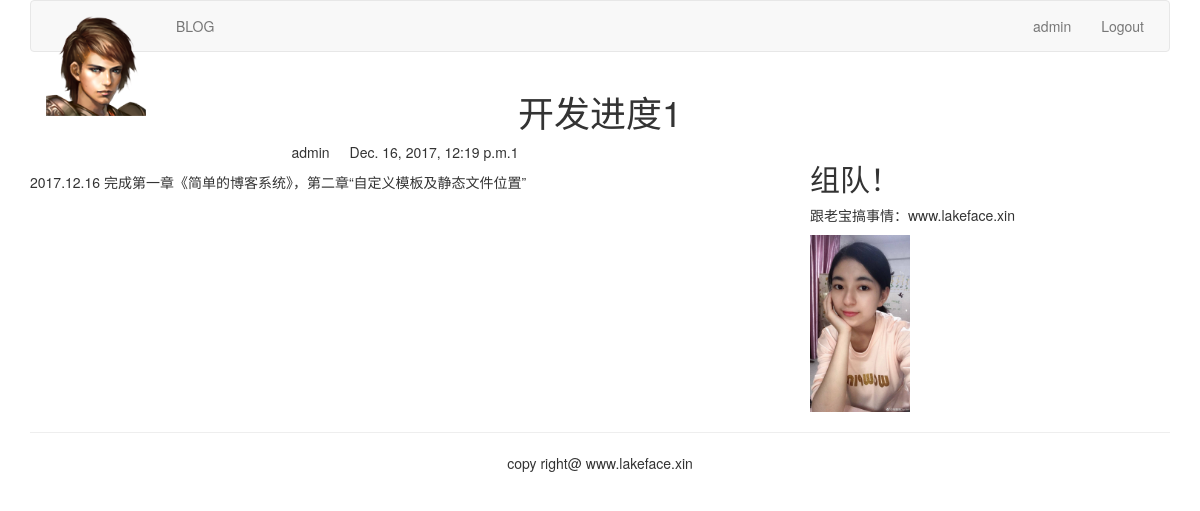
Page /blog/2/ (signed in) on the committed database.
### blog/models.py (models this page shows, shortened)
class BlogArticles(models.Model):
    title = models.CharField(max_length=300)
    author = models.ForeignKey(User, related_name='blog_posts')
    body = models.TextField()
    publish = models.DateTimeField(default=timezone.now)
    class Meta:
        ordering = ("-publish",)

### blog/views.py (the view)
# urls.py: url(r'^(?P<article_id>\d)/$', views.blog_article, name="blog_article"),
def blog_article(request, article_id):
    article = BlogArticles.objects.get(id=article_id)
    pub = article.publish
    return render(request, 'blog/content.html', {"article": article, "publish": pub})

### templates/blog/content.html (shortened to what this page needs)
{% extends "base.html" %}
{% block content %}
{% load staticfiles %}
<div class="row text-center vertical-middle-sm">
	<h1>{{ article.title }}</h1>
</div>
<div class="row">
	<div class="col-xs-12 col-md-8">
		<p class="text-center"><span>{{ article.author.username }}</span><span style="margin-left: 20px">{{ publish }}1</span></p>
		<div>{{ article.body }}</div>
	</div>
	<div class="col-xs-6 col-md-4">
		<h2>组队！</h2>
		<p>跟老宝搞事情：www.lakeface.xin</p>
		<img width="100px" src="{% static '/images/missliu.jpg' %}">
	</div>
</div>
{% endblock %}

### templates/header.html
{% load staticfiles %}
<div class="container">
    <nav class="navbar navbar-default" role="navigation">
        <div class="navbar-header">
            <a class="navbar-brand" href="http://www.lakeface.xin"><img src="{% static '/images/go.png' %}" width="100px"></a>
	    </div>
        <div>
            <ul class="nav navbar-nav" role="navigation">
                <li><a href="{% url 'blog:blog_title' %}">BLOG</a></li>
            </ul>
            <ul class="nav navbar-nav navbar-right" style="margin-right: 10px">
                {% if user.is_authenticated %}
                <li><a href="#">{{ user.username }}</a></li>
                <li><a href="{% url 'account:user_logout' %}">Logout</a></li>
                {% else %}
                <li><a href="{% url 'account:user_login' %}">LOGIN</a></li>
                {% endif %}
            </ul>
        </div>
    </nav>
</div>

### rows in the picture
BlogArticles: title "开发进度1", author.username "admin", publish "Dec. 16, 2017, 12:19 p.m.", body "2017.12.16 完成第一章《简单的博客系统》，第二章“自定义模板及静态文件位置”"

### other values in the picture
{{ user.username }} "admin"
